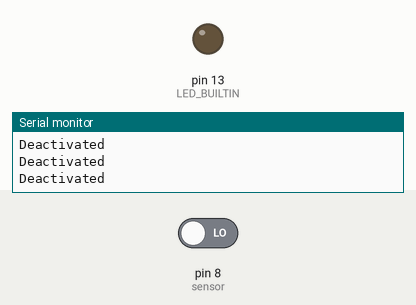
This sketch was run on a simulated Arduino Uno, built with avr-gcc and run on an emulated ATmega328P. Shown: output pins drawn as LEDs (lit = HIGH), the last lines printed to the serial monitor. The inputs (shaded band) are chosen by the test bench; at power-on: pin 8 (sensor) LOW.

Above: at 1.8 s.
1.9 s: pin 8 (sensor) driven HIGH
At 2.8 s:
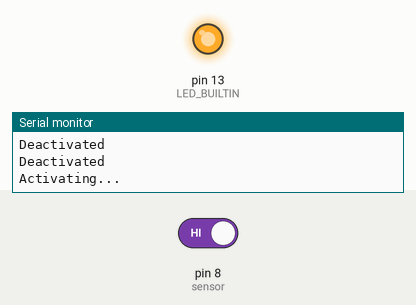
3.5 s: pin 8 (sensor) driven LOW
At 23.0 s:
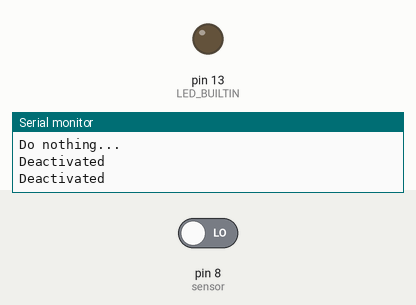
Timing chart, 0 to 23.5 s (numbered marks = the images above; inputs shaded):
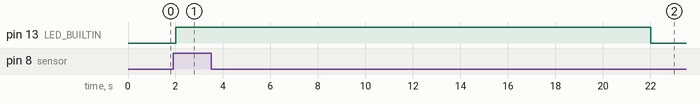

The sketch:

RCWL0516.ino
```cpp
#define sensor 8
#define SENSOR_DELAY_TIME 20

bool input;
static uint32_t next_millis = 0;

void setup()
{
    Serial.begin(115200);
    pinMode(LED_BUILTIN, OUTPUT);
    pinMode(sensor, INPUT);
    digitalWrite(LED_BUILTIN, LOW);
}

void loop()
{
    input = digitalRead(sensor);
    const uint32_t t = millis();
    if (input == HIGH)
    {
        digitalWrite(LED_BUILTIN, HIGH);
        next_millis = t + SENSOR_DELAY_TIME * 1000;
        Serial.print("Activating...\n");
        delay(3000);
    }
    else
    {
        if (t >= next_millis){
            digitalWrite(LED_BUILTIN, LOW);
            Serial.print("Deactivated\n");
        }
        else{
            Serial.print("Do nothing...\n");
        };
        delay(500);
    }
}
```

Measured:
- after the input at 1.9 s, pin 13 (LED_BUILTIN): LOW → HIGH after 0.10 s
- after the input at 3.5 s, pin 13 (LED_BUILTIN): HIGH → LOW after 18.5 s
